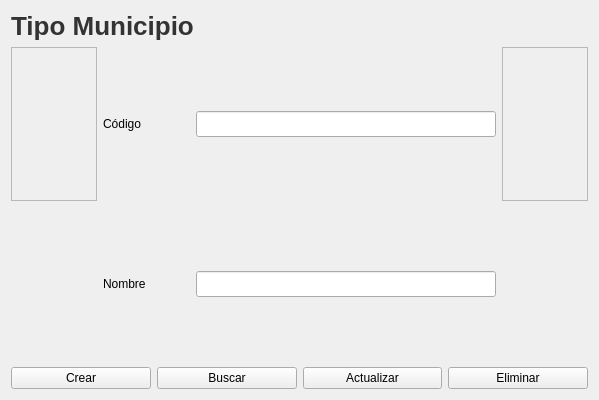
<?xml version="1.0" encoding="UTF-8"?>
<ui version="4.0">
 <class>Frame</class>
 <widget class="QFrame" name="Frame">
  <property name="geometry">
   <rect>
    <x>0</x>
    <y>0</y>
    <width>599</width>
    <height>400</height>
   </rect>
  </property>
  <property name="windowTitle">
   <string>Frame</string>
  </property>
  <layout class="QVBoxLayout" name="verticalLayout">
   <item>
    <widget class="QLabel" name="label_2">
     <property name="styleSheet">
      <string notr="true">QLabel {
	font-size: 26px;
	font-weight: bold;
	color: #333;
	text-align: center;
	qproperty-alignment: AlignCenter;
}</string>
     </property>
     <property name="text">
      <string>Tipo Municipio</string>
     </property>
    </widget>
   </item>
   <item>
    <layout class="QGridLayout" name="gridLayout">
     <item row="0" column="1">
      <widget class="QLabel" name="label_7">
       <property name="sizePolicy">
        <sizepolicy hsizetype="Preferred" vsizetype="Expanding">
         <horstretch>0</horstretch>
         <verstretch>0</verstretch>
        </sizepolicy>
       </property>
       <property name="maximumSize">
        <size>
         <width>300</width>
         <height>16777215</height>
        </size>
       </property>
       <property name="text">
        <string>Código</string>
       </property>
      </widget>
     </item>
     <item row="2" column="2">
      <widget class="QLineEdit" name="tfNombre">
       <property name="maximumSize">
        <size>
         <width>300</width>
         <height>26</height>
        </size>
       </property>
      </widget>
     </item>
     <item row="0" column="3">
      <widget class="QFrame" name="frame_2">
       <property name="maximumSize">
        <size>
         <width>16777215</width>
         <height>16777215</height>
        </size>
       </property>
       <property name="frameShape">
        <enum>QFrame::StyledPanel</enum>
       </property>
       <property name="frameShadow">
        <enum>QFrame::Raised</enum>
       </property>
      </widget>
     </item>
     <item row="0" column="0">
      <widget class="QFrame" name="frame">
       <property name="maximumSize">
        <size>
         <width>16777215</width>
         <height>16777215</height>
        </size>
       </property>
       <property name="frameShape">
        <enum>QFrame::StyledPanel</enum>
       </property>
       <property name="frameShadow">
        <enum>QFrame::Raised</enum>
       </property>
      </widget>
     </item>
     <item row="0" column="2">
      <widget class="QLineEdit" name="tfCodigo">
       <property name="maximumSize">
        <size>
         <width>300</width>
         <height>26</height>
        </size>
       </property>
      </widget>
     </item>
     <item row="2" column="1">
      <widget class="QLabel" name="label">
       <property name="sizePolicy">
        <sizepolicy hsizetype="Preferred" vsizetype="Expanding">
         <horstretch>0</horstretch>
         <verstretch>0</verstretch>
        </sizepolicy>
       </property>
       <property name="maximumSize">
        <size>
         <width>300</width>
         <height>16777215</height>
        </size>
       </property>
       <property name="text">
        <string>Nombre</string>
       </property>
      </widget>
     </item>
    </layout>
   </item>
   <item>
    <layout class="QHBoxLayout" name="horizontalLayout">
     <item>
      <widget class="QPushButton" name="btnCrearPrioridad">
       <property name="sizePolicy">
        <sizepolicy hsizetype="Minimum" vsizetype="Fixed">
         <horstretch>0</horstretch>
         <verstretch>0</verstretch>
        </sizepolicy>
       </property>
       <property name="maximumSize">
        <size>
         <width>150</width>
         <height>16777215</height>
        </size>
       </property>
       <property name="cursor">
        <cursorShape>PointingHandCursor</cursorShape>
       </property>
       <property name="text">
        <string>Crear</string>
       </property>
      </widget>
     </item>
     <item>
      <widget class="QPushButton" name="btnBuscarPrioridad">
       <property name="sizePolicy">
        <sizepolicy hsizetype="Minimum" vsizetype="Fixed">
         <horstretch>0</horstretch>
         <verstretch>0</verstretch>
        </sizepolicy>
       </property>
       <property name="maximumSize">
        <size>
         <width>150</width>
         <height>16777215</height>
        </size>
       </property>
       <property name="cursor">
        <cursorShape>PointingHandCursor</cursorShape>
       </property>
       <property name="text">
        <string>Buscar</string>
       </property>
      </widget>
     </item>
     <item>
      <widget class="QPushButton" name="btnActualizarPrioridad">
       <property name="maximumSize">
        <size>
         <width>150</width>
         <height>16777215</height>
        </size>
       </property>
       <property name="cursor">
        <cursorShape>PointingHandCursor</cursorShape>
       </property>
       <property name="text">
        <string>Actualizar</string>
       </property>
      </widget>
     </item>
     <item>
      <widget class="QPushButton" name="btnEliminarPrioridad">
       <property name="maximumSize">
        <size>
         <width>150</width>
         <height>16777215</height>
        </size>
       </property>
       <property name="cursor">
        <cursorShape>PointingHandCursor</cursorShape>
       </property>
       <property name="text">
        <string>Eliminar</string>
       </property>
      </widget>
     </item>
    </layout>
   </item>
  </layout>
 </widget>
 <tabstops>
  <tabstop>tfCodigo</tabstop>
  <tabstop>tfNombre</tabstop>
  <tabstop>btnCrearPrioridad</tabstop>
  <tabstop>btnBuscarPrioridad</tabstop>
  <tabstop>btnActualizarPrioridad</tabstop>
  <tabstop>btnEliminarPrioridad</tabstop>
 </tabstops>
 <resources/>
 <connections/>
</ui>
